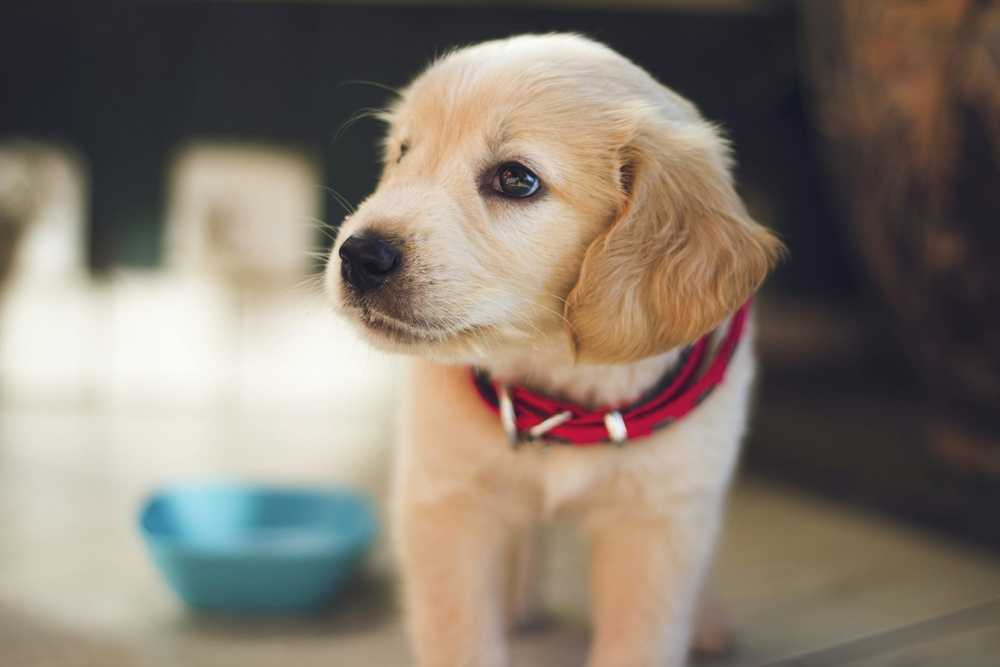
#> input picture pillow_image_processing/example.jpg, 1000 x 667 px, shrunk from 3000 x 2000 before the run
$ python 06_filters_and_enhancement.py
#> lines starting #> are read from the running program, lines starting #| are printed output that depends on the picture


from PIL import Image, ImageFilter, ImageEnhance

img = Image.open("example.jpg")
#> img is the input picture: PIL image 1000x667 RGB; mean R, G, B 132.8, 122, 109.8

# Apply a blur filter
blurred = img.filter(ImageFilter.BLUR)
blurred.save("blurred.jpg")

# Enhance contrast
enhancer = ImageEnhance.Contrast(img)
enhanced = enhancer.enhance(2.0)  # 2x contrast
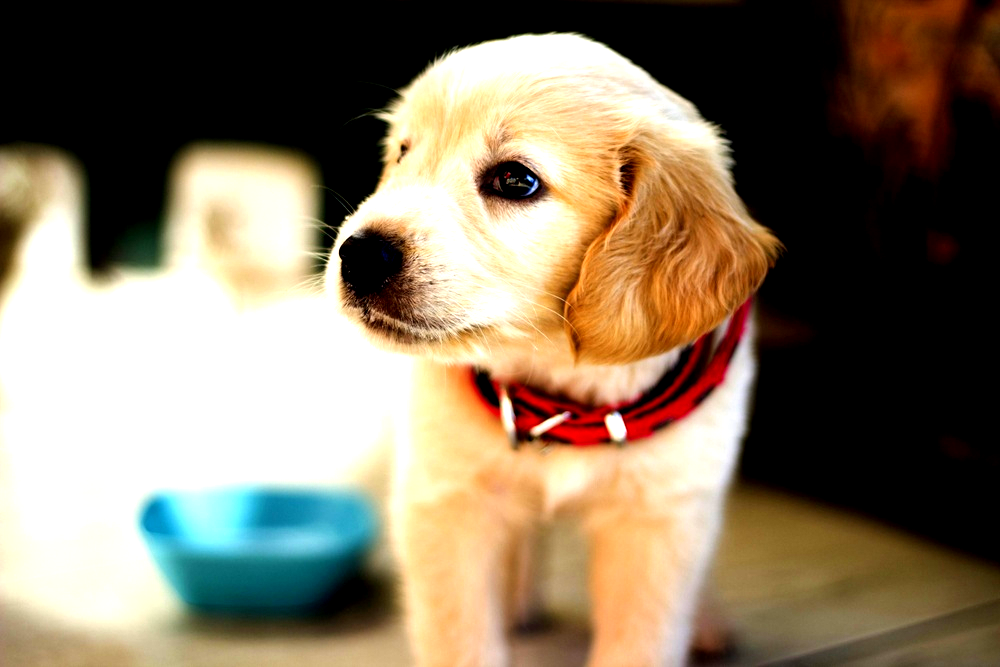
#> enhanced: PIL image 1000x667 RGB; mean R, G, B 135.8, 121.3, 99.3
enhanced.save("contrast_enhanced.jpg")
